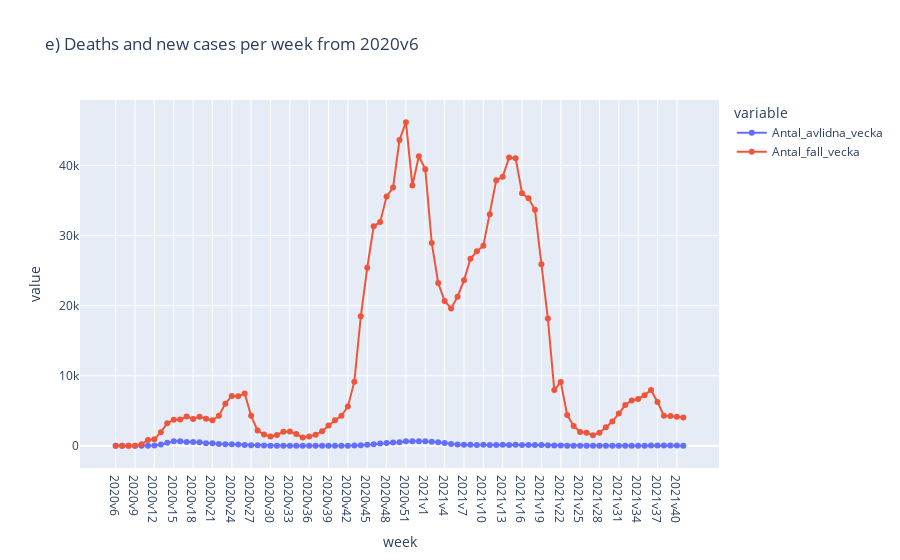

The code cell stored with this chart in its notebook:
### Code cell
px_line(x="Vecka", y=["Antal_avlidna_vecka", "Antal_fall_vecka"], title="e) Deaths and new cases per week from 2020v6")

### Figure 1 — Plotly figure (JSON) as saved in the notebook; plotly's stock layout.template omitted (floating-point values rounded to 4 significant figures)
{"data": [{"hovertemplate": "variable=Antal_avlidna_vecka<br>week=%{x}<br>value=%{y}<extra></extra>", "legendgroup": "Antal_avlidna_vecka", "line": {"color": "#636efa", "dash": "solid"}, "marker": {"symbol": "circle"}, "mode": "markers+lines", "name": "Antal_avlidna_vecka", "orientation": "v", "showlegend": true, "type": "scatter", "x": ["2020v6", "2020v7", "2020v8", "2020v9", "2020v10", "2020v11", "2020v12", "2020v13", "2020v14", "2020v15", "2020v16", "2020v17", "2020v18", "2020v19", "2020v20", "2020v21", "2020v22", "2020v23", "2020v24", "2020v25", "2020v26", "2020v27", "2020v28", "2020v29", "2020v30", "2020v31", "2020v32", "2020v33", "2020v34", "2020v35", "2020v36", "2020v37", "2020v38", "2020v39", "2020v40", "2020v41", "2020v42", "2020v43", "2020v44", "2020v45", "2020v46", "2020v47", "2020v48", "2020v49", "2020v50", "2020v51", "2020v52", "2020v53", "2021v1", "2021v2", "2021v3", "2021v4", "2021v5", "2021v6", "2021v7", "2021v8", "2021v9", "2021v10", "2021v11", "2021v12", "2021v13", "2021v14", "2021v15", "2021v16", "2021v17", "2021v18", "2021v19", "2021v20", "2021v21", "2021v22", "2021v23", "2021v24", "2021v25", "2021v26", "2021v27", "2021v28", "2021v29", "2021v30", "2021v31", "2021v32", "2021v33", "2021v34", "2021v35", "2021v36", "2021v37", "2021v38", "2021v39", "2021v40", "2021v41"], "xaxis": "x", "y": [0, 0, 0, 0, 0, 5, 44, 190, 451, 664, 657, 546, 543, 509, 380, 360, 272, 246, 234, 200, 138, 98, 84, 57, 30, 18, 18, 16, 19, 10, 12, 13, 12, 11, 17, 22, 16, 43, 82, 157, 235, 332, 417, 476, 501, 645, 643, 663, 644, 598, 513, 389, 269, 205, 171, 146, 128, 140, 127, 125, 141, 133, 140, 131, 114, 105, 111, 69, 47, 39, 22, 17, 9, 8, 3, 2, 3, 3, 7, 6, 9, 20, 26, 49, 52, 40, 37, 42, 18], "yaxis": "y"}, {"hovertemplate": "variable=Antal_fall_vecka<br>week=%{x}<br>value=%{y}<extra></extra>", "legendgroup": "Antal_fall_vecka", "line": {"color": "#EF553B", "dash": "solid"}, "marker": {"symbol": "circle"}, "mode": "markers+lines", "name": "Antal_fall_vecka", "orientation": "v", "showlegend": true, "type": "scatter", "x": ["2020v6", "2020v7", "2020v8", "2020v9", "2020v10", "2020v11", "2020v12", "2020v13", "2020v14", "2020v15", "2020v16", "2020v17", "2020v18", "2020v19", "2020v20", "2020v21", "2020v22", "2020v23", "2020v24", "2020v25", "2020v26", "2020v27", "2020v28", "2020v29", "2020v30", "2020v31", "2020v32", "2020v33", "2020v34", "2020v35", "2020v36", "2020v37", "2020v38", "2020v39", "2020v40", "2020v41", "2020v42", "2020v43", "2020v44", "2020v45", "2020v46", "2020v47", "2020v48", "2020v49", "2020v50", "2020v51", "2020v52", "2020v53", "2021v1", "2021v2", "2021v3", "2021v4", "2021v5", "2021v6", "2021v7", "2021v8", "2021v9", "2021v10", "2021v11", "2021v12", "2021v13", "2021v14", "2021v15", "2021v16", "2021v17", "2021v18", "2021v19", "2021v20", "2021v21", "2021v22", "2021v23", "2021v24", "2021v25", "2021v26", "2021v27", "2021v28", "2021v29", "2021v30", "2021v31", "2021v32", "2021v33", "2021v34", "2021v35", "2021v36", "2021v37", "2021v38", "2021v39", "2021v40", "2021v41"], "xaxis": "x", "y": [1, 0, 0, 13, 211, 838, 924, 1957, 3229, 3740, 3752, 4203, 3832, 4153, 3869, 3659, 4280, 6021, 7123, 7073, 7455, 4279, 2179, 1622, 1316, 1556, 2014, 2052, 1687, 1200, 1332, 1592, 2080, 2919, 3642, 4278, 5620, 9155, 18474, 25405, 31319, 31944, 35560, 36837, 43631, 46177, 37134, 41323, 39455, 28942, 23230, 20660, 19605, 21283, 23615, 26690, 27748, 28555, 33033, 37881, 38386, 41147, 41038, 36032, 35306, 33680, 25916, 18169, 7974, 9094, 4394, 2848, 1982, 1869, 1514, 1881, 2662, 3459, 4608, 5820, 6466, 6688, 7236, 7972, 6266, 4298, 4241, 4141, 4062], "yaxis": "y"}], "layout": {"hovermode": "x", "legend": {"title": {"text": "variable"}, "tracegroupgap": 0}, "title": {"text": "e) Deaths and new cases per week from 2020v6"}, "xaxis": {"anchor": "y", "domain": [0, 1], "showspikes": true, "spikecolor": "green", "spikedash": "solid", "spikemode": "across", "spikesnap": "cursor", "title": {"text": "week"}}, "yaxis": {"anchor": "x", "domain": [0, 1], "title": {"text": "value"}}}}
